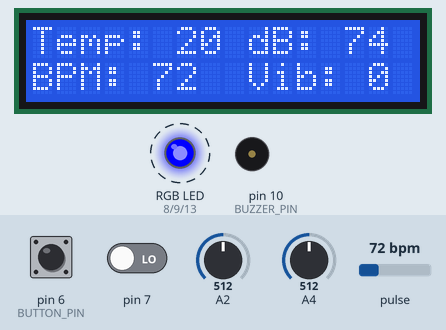
The program below on a simulated Arduino Uno, built with avr-gcc and run on an emulated ATmega328P. Parts: 16×2 character LCD, an RGB LED mixed from three pins (HIGH = lit), buzzer (waves = sounding, pin HIGH). Dashed ring = blinking. Inputs (shaded band) come from the test bench; at power-on: pulse 72 bpm, A4 = 512, pin 7 LOW, pin 6 (BUTTON_PIN) HIGH, A2 = 512. What the program prints to the serial monitor is not drawn.

Above: at 1.01 s.
1.3 s: pulse set to 100 bpm
At 1.93 s:
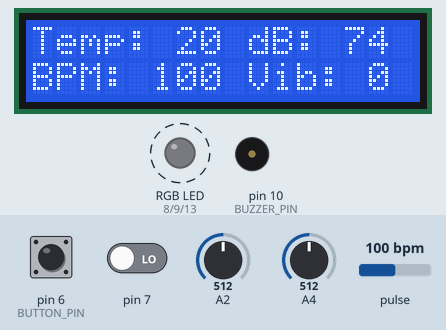
4.3 s: A4 set to 326
At 4.69 s:
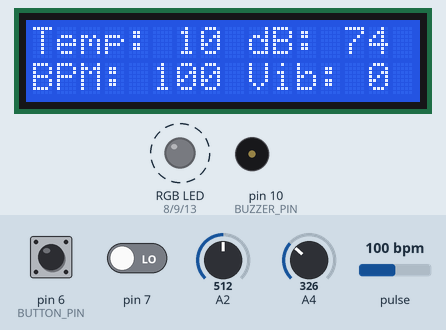
7.3 s: A4 set to 293
At 7.76 s:
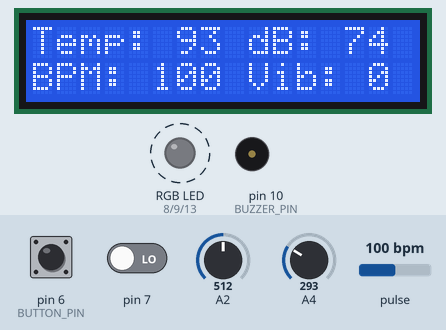
9.1 s: pulse set to 42 bpm
At 11.1 s:
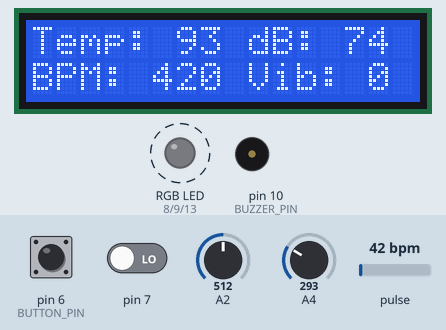
12.1 s: pin 7 driven HIGH
At 14.2 s:
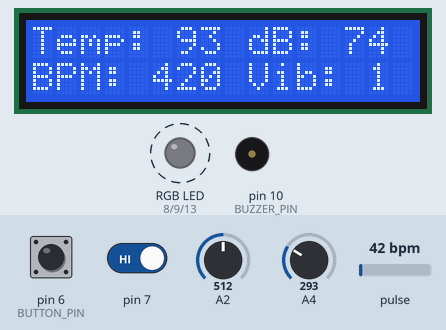
Timing chart, 0 to 61.1 s (numbered marks = the images above; inputs shaded):
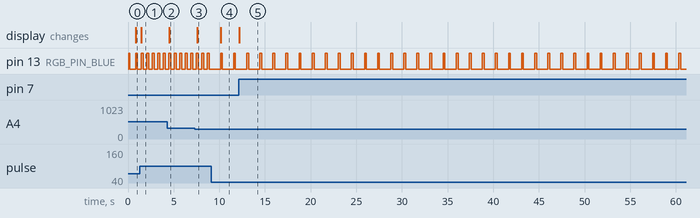

The program:

main.cpp
```cpp
/***********************************************************************************************
 * Project: Wearable Technology for Elderly Healthcare Monitoring
 * File: main.cpp
 * Description: This file contains the main code for the wearable technology project.
 * Version: 0.1.0
 * Date: March 9, 2024
 * Authors: Aditya, Juan, Conner
 * Course(s): Physics II, Engineering Design and Problem Solving, Technical Communication
 **********************************************************************************************/

#include <Arduino.h>
#include <SPI.h>
#include <Wire.h>
#include <Adafruit_GFX.h>
#include <Adafruit_SSD1306.h>
#include <Adafruit_Sensor.h>
#include <PulseSensorPlayground.h>
#include <math.h>
#include "SensorData.h"
#include "SerialDataSender.h"
#include <LiquidCrystal.h>
#include "Display.h"
#include "Sensor.h"
#include <FastLED.h>

#define USE_ARDUINO_INTERRUPTS true
#define BUTTON_PIN 6
#define BUZZER_PIN 10
#define RGB_PIN_RED 8
#define RGB_PIN_GREEN 9
#define RGB_PIN_BLUE 13

int colors[15][3] = {
  {255, 0, 0}, {0, 255, 0}, {0, 0, 255}, // Red, Green, Blue
  {255, 255, 0}, {0, 255, 255}, {255, 0, 255}, // Yellow, Cyan, Magenta
  {255, 255, 255}, {128, 0, 0}, {0, 128, 0}, // White, Dark Red, Dark Green
  {0, 0, 128}, {128, 128, 0}, {0, 128, 128}, // Dark Blue, Olive, Teal
  {128, 0, 128}, {128, 128, 128}, {0, 0, 0} // Purple, Gray, Black
};
unsigned long lastSoundReadTime = 0;
unsigned long soundReadInterval = 10; // Read every 10 milliseconds
int displayMode = 1;

SerialDataSender dataSender;
CRGB color;
PulseSensorPlayground pulseSensor;
HeartRateSensor heartRateSensor(0);
TemperatureSensor temperatureSensor(4);
SoundLevelSensor soundLevelSensor(2);
VibrationSensor vibrationSensor(7);


void setup() {
  Serial.begin(115200);
  dataSender.setEnabled(true);
  setupDisplay();
  pinMode(BUTTON_PIN, INPUT_PULLUP);
  pinMode(BUZZER_PIN, OUTPUT);
  pinMode(RGB_PIN_RED, OUTPUT);
  pinMode(RGB_PIN_GREEN, OUTPUT);
  pinMode(RGB_PIN_BLUE, OUTPUT);

}


void loop() {

  if (digitalRead(BUTTON_PIN) == HIGH) {
    // Toggle display view
    if (displayMode == 1) {
      displayMode = 2;
    } else {
      displayMode = 1;
    }
  }

  SensorData data;
  data.heartRate = heartRateSensor.read().heartRate;
  data.temperature = temperatureSensor.read().temperature;
  data.soundLevel = soundLevelSensor.read().soundLevel;
  data.vibration = vibrationSensor.read().vibration;
  dataSender.send(data);
  displayData(data);

}
```

Display.cpp
```cpp
#include <LiquidCrystal.h>
#include "SensorData.h"
#include "Display.h"

LiquidCrystal lcd(12, 11, 5, 4, 3, 2);

//Custom Character for Sound Level Display View, note: move to .h file
// at a later point
byte hollowBlock[8] = {
  B00000,
  B11111,
  B10001,
  B10001,
  B10001,
  B10001,
  B11111,
  B00000
};

void setupDisplay() {
  lcd.begin(16, 2);

  // Initiate the custom character
  lcd.createChar(0, hollowBlock);
}

//Display View 1: MAIN VIEW, SUMMARY OF ALL SENSORS
void displayData(const SensorData& data)
{

  lcd.setCursor(0, 0);
  lcd.print("Temp: ");
  lcd.print(data.temperature);
  lcd.setCursor(0, 1);
  lcd.print("BPM: ");
  lcd.print(data.heartRate);
  lcd.setCursor(8, 0);
  lcd.print(" dB: ");
  lcd.print(data.soundLevel);
  lcd.setCursor(8, 1);
  lcd.print(" Vib: ");
  lcd.print(data.vibration);

}

void displayData2(const SensorData& data)
{

  // Initiate the Sound Level Display View
  lcd.setCursor(0, 0);
  int numBars = map(data.soundLevel, 30, 120, 0, 16);
  for (int i = 0; i < 16; i++) {
    if (i < numBars) {
      lcd.write(byte(255)); // Full block
    } else {
      lcd.write(byte(0)); // Hollow block
    }
  }

  // Display the sound level
  lcd.setCursor(0, 1);
  lcd.print("Sound|dB: ");
  lcd.print(data.soundLevel);

}
```

Display.h
```cpp
#ifndef DISPLAY_H
#define DISPLAY_H
#include <LiquidCrystal.h>
#include "SensorData.h"

extern LiquidCrystal lcd;

void setupDisplay();
void displayData(const SensorData& data);
void displayData2(const SensorData& data);

#endif // DISPLAY_H
```

Sensor.h
```cpp
#ifndef SENSOR_H
#define SENSOR_H

#include <PulseSensorPlayground.h>
#include "SensorData.h"
#include <math.h>

// Made this class to represent a sensor
class Sensor {
public:
  int pin;
  Sensor(int pin) : pin(pin) {}
  virtual SensorData read() = 0; // Pure virtual function
};

// Subclasses of the Sensor class,
// these are where the actual sensor readings are taken / processed
// and returned as SensorData objects

// NOTE: Could still use some work, but it's functional
class HeartRateSensor : public Sensor
{
public:
  PulseSensorPlayground pulseSensor;
  unsigned long lastHeartRateReadTime = 0;
  int lastHeartRate = 0;
  int threshold = 550;  // Default threshold, adapt as needed

  HeartRateSensor(int pin) : Sensor(pin)
  {
    pulseSensor.analogInput(pin);
    pulseSensor.blinkOnPulse(13);
    pulseSensor.setThreshold(threshold);
    pulseSensor.begin();

  }

  SensorData read() override
  {
    SensorData data;

    if (pulseSensor.sawStartOfBeat()) {
      lastHeartRate = pulseSensor.getBeatsPerMinute();
      adjustThreshold();  // Adjust threshold based on signal amplitude
    }

    data.heartRate = lastHeartRate;
    return data;

  }

private:
  void adjustThreshold()
  {
    // Simple example: adjust threshold based on pulse amplitude
    int amplitude = pulseSensor.getPulseAmplitude();
    threshold = amplitude / 2 + 100;  // Adjust as needed
    pulseSensor.setThreshold(threshold);
  }

};


// NOTE: Not finished, still working on this
class VibrationSensor : public Sensor {

public:

  VibrationSensor(int pin) : Sensor(pin) {}

  SensorData read() override
  {

    SensorData data;
    bool isVibrating = digitalRead(pin);
    data.vibration = isVibrating;

    return data;
  }

};


// NOTE: Functional, but has to be tested with a reference sensor to calibrate
class TemperatureSensor : public Sensor
{
public:
  TemperatureSensor(int pin) : Sensor(pin) {}

  SensorData read() override
  {

    SensorData data;
    int reading = analogRead(pin);
    float voltage = reading * 5.0 / 1024.0;
    data.temperature = (voltage - 0.5) * 100;

    return data;

  }
};

// NOTE: Functional, but have to test and analyze the readings to calibrate
// as well as to determine the calibration factor
class SoundLevelSensor : public Sensor {
public:
  SoundLevelSensor(int pin) : Sensor(pin) {}

  SensorData read() override
  {
    SensorData data;

    int Readings = analogRead(pin);

    // This calculation is to Convert the average value to dB using the formula
    float dB = 20 * log10(Readings);
    float calibrationFactor = 20.0; // Still need to fine tune this
    data.soundLevel = dB + calibrationFactor;

    return data;
  }

};

#endif // SENSOR_H
```

SensorData.h
```cpp
#ifndef SENSOR_DATA_H
#define SENSOR_DATA_H
#include <Arduino.h>

// Made this struct to store the sensor data
struct SensorData
{
  unsigned long timestamp;
  int heartRate;
  float temperature;
  int soundLevel;
  int vibration;
  int rawHeartRateSignal; // Added this line just in case it's needed
  int tiltStatus;
};

#endif // SENSOR_DATA_H
```

SensorReadings.cpp
```cpp
#include "SensorData.h"
#include "Sensor.h"

// Declare sensor objects as extern so they can be used in other files
extern HeartRateSensor heartRateSensor;
extern TemperatureSensor temperatureSensor;
extern SoundLevelSensor soundLevelSensor;
extern VibrationSensor vibrationSensor;

//Function to read sensor data and return it
SensorData readSensors()
{
  SensorData data;
  data.timestamp = millis();
  data.heartRate = heartRateSensor.read().heartRate; // Read from heart rate sensor
  data.temperature = temperatureSensor.read().temperature; // Read from temperature sensor
  data.soundLevel = soundLevelSensor.read().soundLevel; // Read from sound level sensor
  data.vibration = vibrationSensor.read().vibration; // Read from vibration sensor

  return data;

}
```

SerialDataSender.cpp
```cpp
#include "SerialDataSender.h"

SerialDataSender::SerialDataSender() : enabled(true) {}

// Send the sensor data to the serial port, and make compatible with the serial monitor extension
//teleplot syntax
void SerialDataSender::send(const SensorData& data)
{
  if (enabled)
  {

    Serial.print(">heartRate:");
    Serial.println(data.heartRate);

    Serial.print(">temperature:");
    Serial.println(data.temperature);

    Serial.print(">soundLevel:");
    Serial.println(data.soundLevel);

    Serial.print(">vibration:");
    Serial.println(data.vibration);
  }

}

// Option to enable or disable the serial data sender
void SerialDataSender::setEnabled(bool enabled)
{
  this->enabled = enabled;
}
```

SerialDataSender.h
```cpp
#ifndef SERIAL_DATA_SENDER_H
#define SERIAL_DATA_SENDER_H
#include "SensorData.h"

// A class to send sensor data to the serial port,
//and make compatible with the serial monitor extension
class SerialDataSender
{
public:
  SerialDataSender();
  void send(const SensorData& data);
  void setEnabled(bool enabled);

private:
  bool enabled;

};

#endif // SERIAL_DATA_SENDER_H
```

Measured:
- after the input at 1.3 s, pin 13 (RGB_PIN_BLUE): alternates HIGH for 0.21 s and LOW for 0.40 s, starting after 0.14 s; the display: changes after 0.17 s (image 1)
- after the input at 4.3 s, the display: changes after 0.24 s (image 2)
- after the input at 7.3 s, the display: changes after 0.31 s (image 3)
- after the input at 9.1 s, pin 13 (RGB_PIN_BLUE): alternates HIGH for 0.20 s and LOW for 1.2 s, starting after 1.0 s; the display: changes after 1.0 s (image 4)
- after the input at 12.1 s, the display: changes after 0.10 s (image 5)
- by itself, pin 13 (RGB_PIN_BLUE): alternates HIGH for 0.17 s and LOW for 0.64 s
